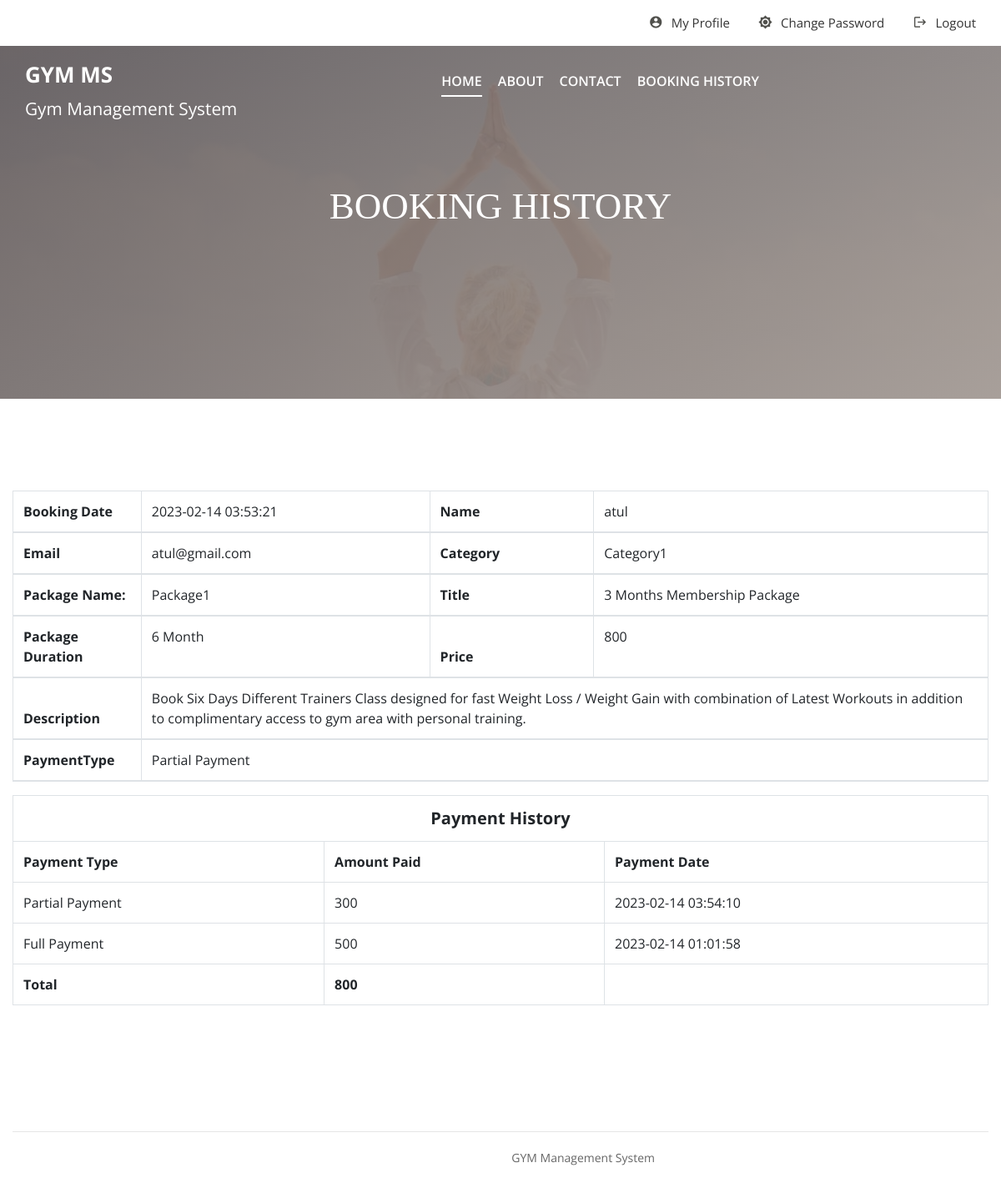
The page /booking-details.php?bookingid=1 (signed in) on the database its author committed.
### tables this page shows
CREATE TABLE `tblbooking` (
  `id` int(11) NOT NULL,
  `package_id` varchar(45) DEFAULT NULL,
  `userid` varchar(45) DEFAULT NULL,
  `booking_date` timestamp NULL DEFAULT current_timestamp(),
  `payment` varchar(45) DEFAULT NULL,
  `paymentType` varchar(45) DEFAULT NULL
);

CREATE TABLE `tbluser` (
  `id` int(11) NOT NULL,
  `fname` varchar(45) DEFAULT NULL,
  `lname` varchar(45) DEFAULT NULL,
  `email` varchar(45) DEFAULT NULL,
  `mobile` varchar(45) DEFAULT NULL,
  `password` varchar(100) DEFAULT NULL,
  `state` varchar(45) DEFAULT NULL,
  `city` varchar(45) DEFAULT NULL,
  `address` varchar(200) DEFAULT NULL,
  `create_date` timestamp NULL DEFAULT current_timestamp()
);

CREATE TABLE `tblcategory` (
  `id` int(11) NOT NULL,
  `category_name` varchar(45) DEFAULT NULL,
  `status` varchar(45) DEFAULT '0'
);

CREATE TABLE `tblpackage` (
  `id` int(11) NOT NULL,
  `cate_id` varchar(45) DEFAULT NULL,
  `PackageName` varchar(45) DEFAULT NULL
);

CREATE TABLE `tbladdpackage` (
  `id` int(11) NOT NULL,
  `category` varchar(45) DEFAULT NULL,
  `titlename` varchar(450) DEFAULT NULL,
  `PackageType` varchar(45) DEFAULT NULL,
  `PackageDuratiobn` varchar(45) DEFAULT NULL,
  `Price` varchar(45) DEFAULT NULL,
  `uploadphoto` varchar(450) DEFAULT NULL,
  `Description` varchar(450) DEFAULT NULL,
  `create_date` timestamp NULL DEFAULT current_timestamp()
);

CREATE TABLE `tblpayment` (
  `id` int(11) NOT NULL,
  `bookingID` varchar(45) DEFAULT NULL,
  `paymentType` varchar(45) DEFAULT NULL,
  `payment` varchar(45) DEFAULT NULL,
  `payment_date` timestamp NULL DEFAULT current_timestamp()
);

### booking-details.php (the view, shortened to what this page needs)
<?php session_start();
require_once('include/config.php');
if(strlen( $_SESSION["uid"])==0)
    {
header('location:login.php');
}
else{
?>
<!DOCTYPE html>
<html lang="zxx">
<head>
	<link rel="stylesheet" href="css/bootstrap.min.css"/>
	<link rel="stylesheet" href="css/font-awesome.min.css"/>
	<link rel="stylesheet" href="css/owl.carousel.min.css"/>
	<link rel="stylesheet" href="css/nice-select.css"/>
	<link rel="stylesheet" href="css/slicknav.min.css"/>
	<link rel="stylesheet" href="css/style.css"/>
</head>
<body>
	<?php include 'include/header.php';?>
	<section class="page-top-section set-bg" data-setbg="img/page-top-bg.jpg">
		<div class="container">
			<div class="row">
				<div class="col-lg-7 m-auto text-white">
					<h2>Booking History</h2>
				</div>
			</div>
		</div>
	</section>
	<section class="contact-page-section spad overflow-hidden">
		<div class="container">
			<div class="row">
				<div class="col-lg-12">
					   <table class="table table-hover table-bordered">
                <thead>
                   <?php $bookindid=$_GET['bookingid'];
                  $sql="SELECT t1.id as bookingid,t3.fname as Name, t3.email as email,t1.booking_date as bookingdate,t2.titlename as title,t2.PackageDuratiobn as PackageDuratiobn,
t2.Price as Price,t2.Description as Description,t4.category_name as category_name,t5.PackageName as PackageName,payment,paymentType FROM tblbooking as t1
 join tbladdpackage as t2
on t1.package_id =t2.id
join tbluser as t3
on t1.userid=t3.id
join tblcategory as t4
on t2.category=t4.id
join tblpackage as t5
on t2.PackageType=t5.id
 where t1.id=:bookindid";
                  $query= $dbh->prepare($sql);
                  $query->bindParam(':bookindid',$bookindid, PDO::PARAM_STR);
                  $query-> execute();
                  $results = $query -> fetchAll(PDO::FETCH_OBJ);
                  $cnt=1;
                  if($query -> rowCount() > 0)
                  {
                  foreach($results as $result)
                  {
                  ?>
                  <tr>
                   <th>Booking Date</th>
                   <td><?php echo $result->bookingdate; ?></td>
                    <th>Name</th>
                    <td><?php echo $result->Name; ?></td>
                  </tr>
                  <tr>
                   <th>Email</th>
                   <td><?php echo $result->email; ?></td>
                    <th>Category</th>
                    <td><?php echo $result->category_name; ?></td>
                  </tr>
                  <tr>
                   <th>Package Name:</th>
                   <td><?php echo $result->PackageName; ?></td>
                    <th>Title</th>
                    <td><?php echo $result->title; ?></td>
                  </tr>
                  <tr>
                   <th>Package Duration</th>
                   <td><?php echo $result->PackageDuratiobn; ?></td>
                    <th>Price</th>
                    <td><?php echo $result->Price; ?></td>
                  </tr>
                  <tr>
                   <th>Description</th>
                   <td colspan="3"><?php echo $result->Description; ?></td>
                  </tr>
                  <tr>
                   <th>PaymentType</th>
                   <td colspan="3"><?php  $ptype=$result->paymentType;
if($ptype==''):
	echo "Payment not made yet";
else:
	echo $ptype;
endif;
                 ?></td>
                  </tr>
                  <?php  $cnt=$cnt+1; } } ?>
                </thead>
              </table>
            <?php   $sql="SELECT * from tblpayment
 where bookingID=:bookindid";
                  $query= $dbh->prepare($sql);
                  $query->bindParam(':bookindid',$bookindid, PDO::PARAM_STR);
                  $query-> execute();
                  $results = $query -> fetchAll(PDO::FETCH_OBJ);
                  if($query -> rowCount() > 0)
                  { ?>
                       <table class="table table-hover table-bordered">
                        <tr>
                          <th colspan="3" style="text-align:center;font-size:20px;">Payment History</th>
                        </tr>
                        <tr>
                          <th>Payment Type</th>
                          <th>Amount Paid</th>
                          <th>Payment Date</th>
                        </tr>
 <?php foreach($results as $result)
                  { ?>
<tr>
  <td><?php echo $result->paymentType; ?></td>
  <td><?php echo $tpayment=$result->payment; ?></td>
  <td><?php echo $result->payment_date; ?></td>
</tr>
<?php
$gpayment+=$tpayment;
}  ?>
<tr>
  <th>Total</th>
  <th><?php echo $gpayment;?></th>
</tr>
                       </table>
                     <?php } ?>
				</div>
			</div>
		</div>
	</section>
<?php include 'include/footer.php'; ?>
	</body>
</html>
        <?php } ?>

### css/style.css (style rules this page uses)
html, body { height: 100%; font-family: "Open Sans", sans-serif; -webkit-font-smoothing: antialiased; font-smoothing: antialiased; }
h1, h2, h3, h4, h5, h6 { margin: 0; color: #333333; font-weight: 600; }
h2 { font-family: "Playfair Display", serif; font-weight: 400; font-size: 36px; }
@media (min-width: 1200px) { .container { max-width: 1200px; } }
.set-bg { background-repeat: no-repeat; background-size: cover; background-position: top center; }
.spad { padding-top: 110px; padding-bottom: 105px; }
.text-white h1, .text-white h2, .text-white h3, .text-white h4, .text-white h5, .text-white h6, .text-white p, .text-white span, .text-white li, .text-white a { color: #fff; }
.bg-g-1, .site-pagination a.active, .site-pagination a:hover, .page-top-section:after, .review-section:after, .search-model:after, .hero-section, .back-to-top { background: -o-linear-gradient(305deg, #51514d 0%, #a59e99 100%); background: linear-gradient(145deg, #615959 0%, #a49a93 100%); filter: progid:DXImageTransform.Microsoft.gradient(startColorstr="#51514d", endColorstr="#a59e99 ", GradientType=1); }
.page-top-section { height: 478px; position: relative; padding-top: 220px; text-align: center; }
.page-top-section:after { position: absolute; content: ""; width: 100%; height: 100%; left: 0; top: 0; opacity: 0.92; filter: alpha(opacity=92); }
.page-top-section .container { position: relative; z-index: 9; }
.page-top-section h2 { font-size: 45px; text-transform: uppercase; margin-bottom: 20px; }

### rows shown on the page
tblbooking: booking_date "2023-02-14 03:53:21", userid.fname "atul", userid.email "atul@gmail.com", tblcategory.category_name "Category1", tblpackage.PackageName "Package1", tbladdpackage.titlename "3 Months Membership Package", tbladdpackage.PackageDuratiobn "6 Month", tbladdpackage.Price "800", tbladdpackage.Description "Book Six Days Different Trainers Class designed for fast Weight Loss / Weight Gain with combination of Latest Workouts in addition to complimentary access to gym area with personal training.", paymentType "Partial Payment"
tblpayment: paymentType "Partial Payment", payment "300", payment_date "2023-02-14 03:54:10"
tblpayment: paymentType "Full Payment", payment "500", payment_date "2023-02-14 01:01:58"

### other values the page prints
$gpayment "800"
